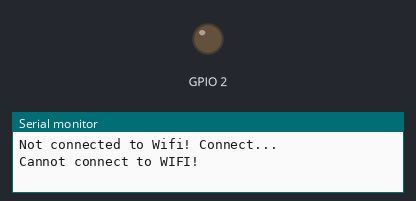
This sketch was run on a simulated ESP8266 (NodeMCU). Parts: output pins drawn as LEDs (lit = HIGH), the last lines printed to the serial monitor. WiFi joins after 1.5 s; servers stay silent unless stated.

Above: at 0.9 s.
At 11.9 s:
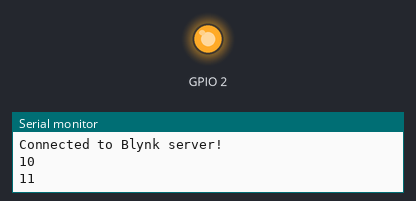
Timing chart, 0 to 13.4 s (numbered marks = the images above):
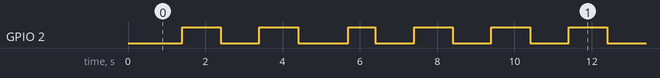

The sketch:

Blynk-ESP8266_OfflineTask_Reconnect.ino
```cpp
#define NAMEandVERSION "OfflineTask_Reconnect_V1.0"
/*
  This sketch is based on an example posted by Gunner with some modifications added in place to make it able to reconnect after Wifi or Server connection failures.
  It is able to check if it is a Wifi or a server connection issue and recover it when it is possible
  The MCU runs the task every second - It turns the builtin led on and off (allways) and post the millis/1000 to blynk server (only when a connection is available).
*/

//#define BLYNK_DEBUG
#define BLYNK_TIMEOUT_MS  500  // must be BEFORE BlynkSimpleEsp8266.h doesn't work !!!
#define BLYNK_HEARTBEAT   17   // must be BEFORE BlynkSimpleEsp8266.h works OK as 17s
#define BLYNK_PRINT Serial
#include <ESP8266WiFi.h>
#include <BlynkSimpleEsp8266.h>
#include "config.h"

BlynkTimer timer;


bool on = 0;
bool online = 0;


void setup() {
  pinMode(LED_BUILTIN, OUTPUT);     // Initialize the LED_BUILTIN pin as an output

  Serial.begin(115200);
  Serial.println();
  WiFi.hostname(NAMEandVERSION);
  WiFi.mode(WIFI_STA);
  Blynk.config(auth, serveraddr, port);  // I am using the local Server
  CheckConnection();// It needs to run first to initiate the connection.Same function works for checking the connection!
  timer.setInterval(5000L, CheckConnection);
  timer.setInterval(1000L, myTimerEvent);
}

void loop() {
  if(Blynk.connected()){
    Blynk.run();
  }
  timer.run();
}


void CheckConnection(){    // check every 11s if connected to Blynk server
  if(!Blynk.connected()){
    online = 0;
    yield();
    if (WiFi.status() != WL_CONNECTED)
    {
      Serial.println("Not connected to Wifi! Connect...");
      //Blynk.connectWiFi(ssid, pass); // used with Blynk.connect() in place of Blynk.begin(auth, ssid, pass, server, port);
      WiFi.config(arduino_ip, gateway_ip, subnet_mask);
      WiFi.begin(ssid, pass);
      delay(400); //give it some time to connect
      if (WiFi.status() != WL_CONNECTED)
      {
        Serial.println("Cannot connect to WIFI!");
        online = 0;
      }
      else
      {
        Serial.println("Connected to wifi!");
      }
    }

    if ( WiFi.status() == WL_CONNECTED && !Blynk.connected() )
    {
      Serial.println("Not connected to Blynk Server! Connecting...");
      Blynk.connect();  // // It has 3 attempts of the defined BLYNK_TIMEOUT_MS to connect to the server, otherwise it goes to the enxt line
      if(!Blynk.connected()){
        Serial.println("Connection failed!");
        online = 0;
      }
      else
      {
        online = 1;
      }
    }
  }
  else{
    Serial.println("Connected to Blynk server!");
    online = 1;
  }
}


void myTimerEvent()
{
  // You can send any value at any time.
  // Please don't send more that 10 values per second.
  if (online == 1)
  {
    Blynk.virtualWrite(V5, millis() / 1000);
  }
  else
  {
    Serial.println("Working Offline!");
  }

  if (on == 0)
  {
    digitalWrite(LED_BUILTIN, HIGH);   // turn the LED on (HIGH is the voltage level)
    on = 1;
  }
  else
  {
    digitalWrite(LED_BUILTIN, LOW);    // turn the LED off by making the voltage LOW
    on = 0;
  }
  Serial.println(millis() / 1000);
}
```

config.h
```cpp
char ssid[]            = "ssid";
char pass[]            = "pass";
char auth[]            = "auth";
//char serveraddr[]          = "blynk-cloud.com";

IPAddress serveraddr  (192,   168,   0,   55);
unsigned int port      = 1234; //use your own port of the server default:9443

// If you dont want to use DHCP
IPAddress arduino_ip ( 192,  168,   0,  120);
IPAddress dns_ip     ( 192,  168,   0,   1);
IPAddress gateway_ip ( 192,  168,   0,   1);
IPAddress subnet_mask(255, 255, 255,     0);
```

Measured:
- by itself, GPIO 2: moves between LOW and HIGH, repeating every 10.0 s
- by itself, everything shown: repeats every 10.0 s, in 10 steps
